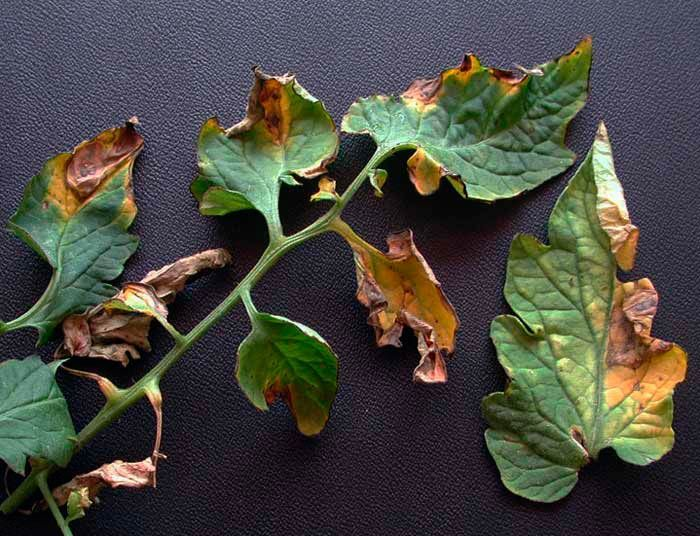
#> input picture test_images/multi_daun1.jpg, 700 x 536 px
$ python Klasifikasi_Multi-Leaf.py
#> lines starting #> are read from the running program, lines starting #| are printed output that depends on the picture; after the words box and inside, x2 and y2 are one past the last pixel; in counts of white or black regions, pixels touching at a corner belong together
### feature_manual.py
import cv2
import numpy as np

LEVELS = 16
IMG_SIZE = 256

def color_features(image):
    hsv = cv2.cvtColor(image, cv2.COLOR_BGR2HSV)
    h, s, v = cv2.split(hsv)
    return [np.mean(h), np.std(h), np.mean(s), np.std(s), np.mean(v), np.std(v)]


def glcm_features(gray):
    gray = cv2.resize(gray, (IMG_SIZE, IMG_SIZE))
    gray = (gray / (256 / LEVELS)).astype(int)
    glcm = np.zeros((LEVELS, LEVELS))

    for i in range(gray.shape[0] - 1):
        for j in range(gray.shape[1] - 1):
            glcm[gray[i, j], gray[i, j + 1]] += 1


    glcm /= glcm.sum() + 1e-8
    i, j = np.indices(glcm.shape)


    contrast = np.sum(glcm * (i - j) ** 2)
    energy = np.sum(glcm ** 2)
    homogeneity = np.sum(glcm / (1 + np.abs(i - j)))
    correlation = np.sum((i * j) * glcm)

    return [contrast, energy, homogeneity, correlation]

def extract_features(image):
    gray = cv2.cvtColor(image, cv2.COLOR_BGR2GRAY)
    return color_features(image) + glcm_features(gray)

import numpy as np

# [14 lines left out: function compute_glcm, not called in this run]

### Klasifikasi_Multi-Leaf.py
import cv2, pickle, numpy as np
from feature_manual import extract_features
from config import MODEL_PATH, K

# ================= 1. LOAD MODEL & SETTINGS =================
model = pickle.load(open(MODEL_PATH, "rb"))
#> (reads models/model.pkl from the repository)

# Warna untuk estetika (BGR)
GREEN_LIME = (0, 255, 0)
BLACK = (0, 0, 0)
WHITE = (255, 255, 255)

# ================= 2. PREPROCESS IMAGE =================
image = cv2.imread("test_images/multi_daun1.jpg")
#> image is the input picture: shape (536, 700, 3); mean B, G, R 65, 73.5, 73.9
if image is None:
    exit("Error: Gambar tidak ditemukan!")

# Gunakan resolusi yang cukup besar agar detail tidak pecah
image = cv2.resize(image, (800, 600))
#> image: shape (600, 800, 3)
orig = image.copy()
final = orig.copy()

# Segmentasi Watershed (Logika tetap sama)
hsv = cv2.cvtColor(image, cv2.COLOR_BGR2HSV)
#> hsv: shape (600, 800, 3); mean H, S, V 90.1, 92.2, 86.7
mask = cv2.inRange(hsv, np.array([20, 30, 30]), np.array([90, 255, 255]))
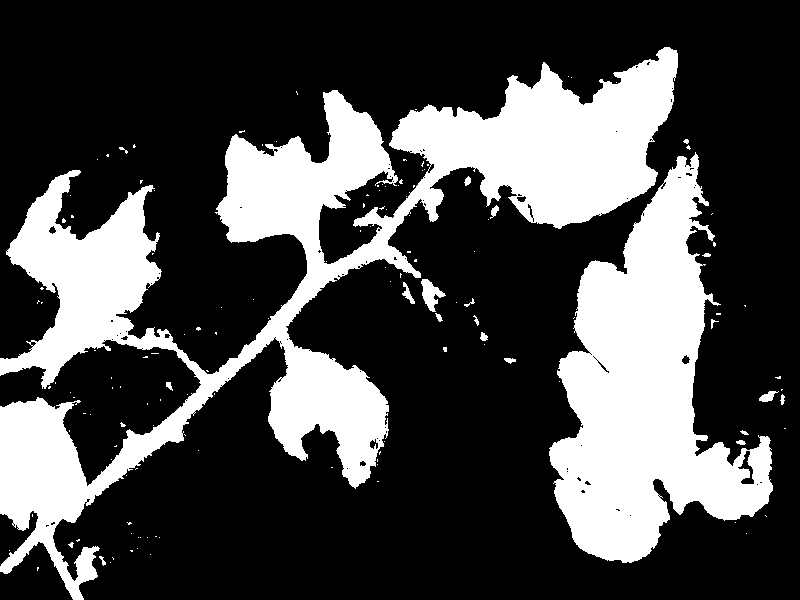
#> mask: shape (600, 800); 28.7% white; 140 white regions (118 under 20 px), largest, box (x1, y1, x2, y2) and area: (0, 47, 678, 600) 90383, (549, 152, 773, 563) 45683, (421, 279, 446, 312) 402
kernel = cv2.getStructuringElement(cv2.MORPH_ELLIPSE, (5,5))
mask = cv2.morphologyEx(mask, cv2.MORPH_OPEN, kernel)
#> mask: shape (600, 800); 28.2% white; 16 white regions (1 under 20 px), largest, box (x1, y1, x2, y2) and area: (0, 47, 678, 600) 89103, (549, 155, 773, 563) 45290, (421, 279, 445, 312) 387
mask = cv2.morphologyEx(mask, cv2.MORPH_CLOSE, kernel)
#> mask: shape (600, 800); 28.3% white; 14 white regions (1 under 20 px), largest, box (x1, y1, x2, y2) and area: (0, 47, 678, 600) 89613, (549, 155, 773, 563) 45598, (421, 279, 445, 312) 396

dist = cv2.distanceTransform(mask, cv2.DIST_L2, 5)
_, fg = cv2.threshold(dist, 0.3 * dist.max(), 255, cv2.THRESH_BINARY)
#> fg: shape (600, 800) float32; 10.7% white; 7 white regions (1 under 20 px), largest, box (x1, y1, x2, y2) and area: (568, 200, 735, 545) 22711, (415, 79, 656, 208) 12665, (0, 418, 72, 505) 4609, (29, 228, 134, 338) 4575, (237, 127, 369, 224) 4122, (287, 368, 370, 433) 2665
unknown = cv2.subtract(mask, np.uint8(fg))
#> unknown: shape (600, 800); 17.6% white; 14 white regions (1 under 20 px), largest, box (x1, y1, x2, y2) and area: (0, 47, 678, 600) 60976, (549, 155, 773, 563) 22887, (421, 279, 445, 312) 396
_, markers = cv2.connectedComponents(np.uint8(fg))
#> markers: shape (600, 800) int32; 8 distinct labels, from 0 to 7
markers = markers + 1
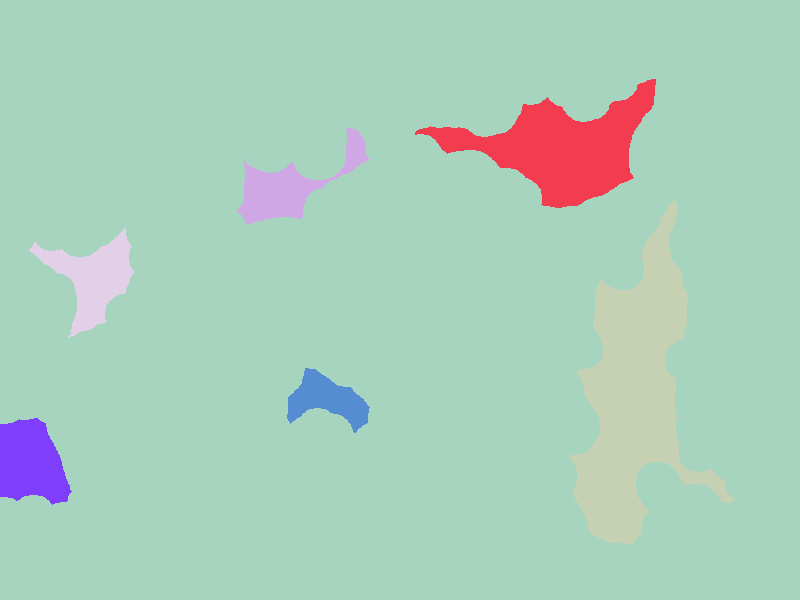
#> markers: shape (600, 800) int32; 8 distinct labels, from 1 to 8; one colour per label, 0 black
markers[unknown == 255] = 0
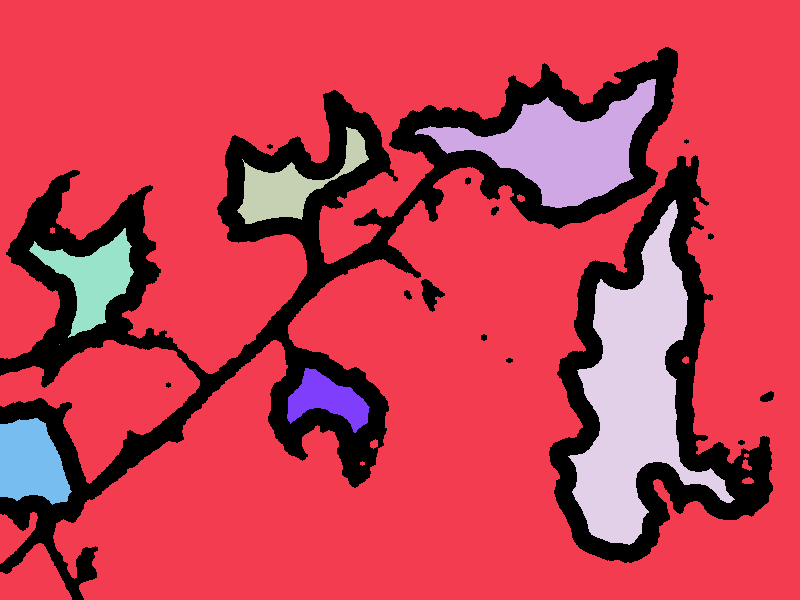
#> markers: shape (600, 800) int32; 9 distinct labels, from 0 to 8; one colour per label, 0 black
markers_ws = cv2.watershed(image, markers)
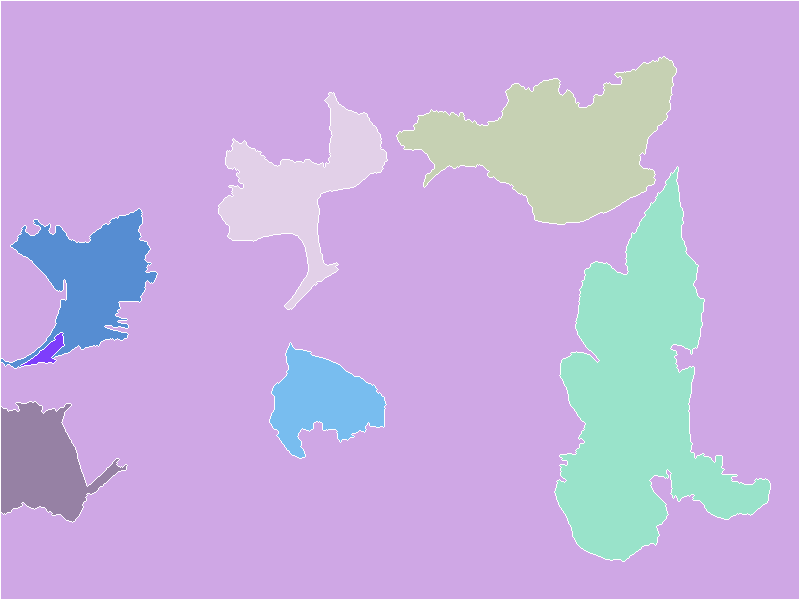
#> markers_ws: shape (600, 800) int32; 9 distinct labels, from -1 to 8; one colour per label, 0 black, -1 white

# ================= 3. PREDICT & STYLED DRAWING =================
leaf_count = 0

for m in np.unique(markers_ws):
    if m <= 1: continue

    mask_leaf = np.uint8(markers_ws == m) * 255
    x, y, w, h_box = cv2.boundingRect(mask_leaf)
    if w < 40 or h_box < 40: continue

    # Predict Logic
    leaf_resized = cv2.resize(orig[y:y+h_box, x:x+w], (256, 256))
    feat = (np.array(extract_features(leaf_resized)) - model['mean']) / (model['std'] + 1e-8)
    distances = [np.sqrt(np.sum((model['X'][i] - feat) ** 2)) for i in range(len(model['X']))]
    k_labels = [model['classes'][model['y'][i]] for i in np.argsort(distances)[:K]]
    pred_label = max(set(k_labels), key=k_labels.count)
    confidence = (k_labels.count(pred_label) / K) * 100
    leaf_count += 1

    # --- STYLE BARU: DRAWING BOX & TEXT BAR ---
    # 1. Gambar Bounding Box yang lebih halus
    cv2.rectangle(final, (x, y), (x + w, y + h_box), GREEN_LIME, 2)

    # 2. Siapkan Teks Label
    label_txt = f"ID:{leaf_count} {pred_label.replace('_', ' ').title()} ({confidence:.0f}%)"
    font = cv2.FONT_HERSHEY_DUPLEX # Font lebih tajam dari Simplex
    font_scale = 0.5
    thickness = 1

    # 3. Buat Background Bar untuk Teks (agar terbaca jelas)
    (text_w, text_h), baseline = cv2.getTextSize(label_txt, font, font_scale, thickness)
    cv2.rectangle(final, (x, y - text_h - 10), (x + text_w + 10, y), GREEN_LIME, -1) # Box Hijau Solid

    # 4. Tulis Teks di atas Box Hijau (Warna Hitam agar kontras)
    cv2.putText(final, label_txt, (x + 5, y - 7), font, font_scale, BLACK, thickness, cv2.LINE_AA)
#> this loop made 9 passes
#> (x, y, w, h_box) on passes 3, 4, 5, 6, 8, 9: (397, 57, 279, 167), (219, 93, 168, 216), (555, 167, 215, 394), (1, 209, 156, 159), (270, 343, 116, 115), (1, 402, 126, 120)
#> m on pass 1: -1
#> pass 3, in extract_features, `gray = cv2.cvtColor(image, cv2.COLOR_BGR2GRAY)`:
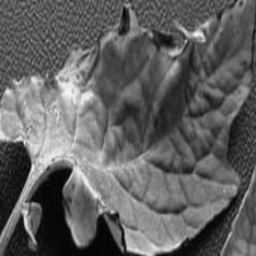
#> gray: shape (256, 256); min 2, max 250, mean 97.1
#> after the loop:
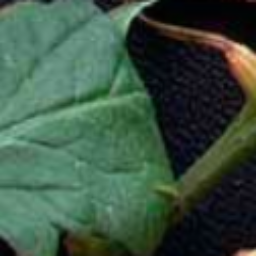
#> leaf_resized: shape (256, 256, 3); mean B, G, R 66.8, 83.9, 60.1
#> after the loop:
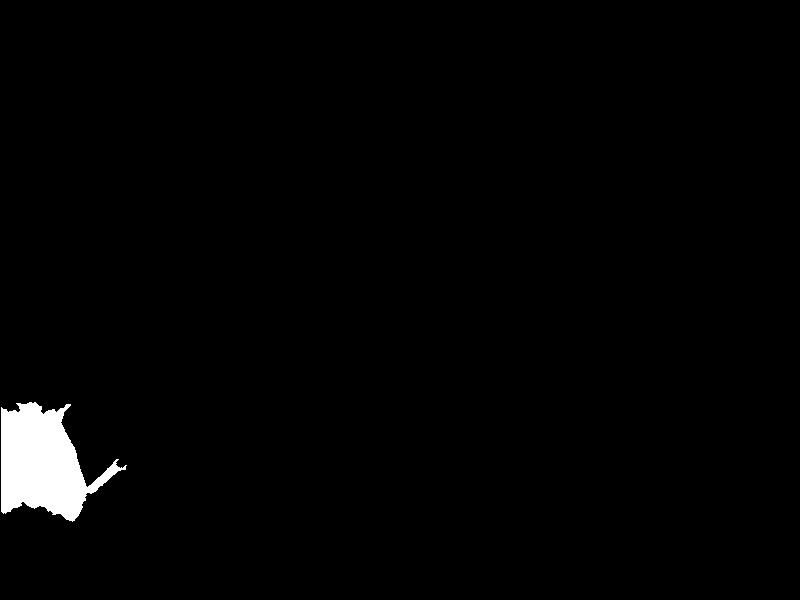
#> mask_leaf: shape (600, 800); 1.7% white; 1 white region, box (x1, y1, x2, y2) and area: (1, 402, 127, 522) 8182
#> after the loop, leaf_count = 6

# ================= 4. DISPLAY =================
print(f"\n[INFO] Berhasil mengidentifikasi {leaf_count} daun.")
#| [INFO] Berhasil mengidentifikasi 6 daun.

cv2.imshow("Hasil Klasifikasi Multi-Leaf - Standard Jurnal", final)
cv2.imwrite("hasil_final_jurnal.png", final) # Hasil kualitas tinggi tersimpan otomatis
cv2.waitKey(0)
cv2.destroyAllWindows()
